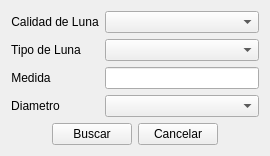
<?xml version="1.0" encoding="UTF-8"?>
<ui version="4.0">
 <class>ui_producto_datos</class>
 <widget class="QWidget" name="ui_producto_datos">
  <property name="geometry">
   <rect>
    <x>0</x>
    <y>0</y>
    <width>270</width>
    <height>151</height>
   </rect>
  </property>
  <property name="windowTitle">
   <string>Form</string>
  </property>
  <layout class="QGridLayout" name="gridLayout">
   <item row="0" column="0">
    <layout class="QVBoxLayout" name="verticalLayout">
     <item>
      <layout class="QFormLayout" name="formLayout">
       <item row="0" column="0">
        <widget class="QLabel" name="label_2">
         <property name="text">
          <string>Calidad de Luna</string>
         </property>
         <property name="alignment">
          <set>Qt::AlignCenter</set>
         </property>
        </widget>
       </item>
       <item row="0" column="1">
        <widget class="MyComboBox" name="calidad_luna"/>
       </item>
       <item row="1" column="0">
        <widget class="QLabel" name="label">
         <property name="text">
          <string>Tipo de Luna</string>
         </property>
         <property name="alignment">
          <set>Qt::AlignCenter</set>
         </property>
        </widget>
       </item>
       <item row="1" column="1">
        <widget class="MyComboBox" name="tipo_luna"/>
       </item>
       <item row="2" column="0">
        <widget class="QLabel" name="label_3">
         <property name="text">
          <string>Medida</string>
         </property>
         <property name="alignment">
          <set>Qt::AlignCenter</set>
         </property>
        </widget>
       </item>
       <item row="2" column="1">
        <widget class="QLineEdit" name="medida"/>
       </item>
       <item row="3" column="0">
        <widget class="QLabel" name="label_4">
         <property name="text">
          <string>Diametro</string>
         </property>
         <property name="alignment">
          <set>Qt::AlignCenter</set>
         </property>
        </widget>
       </item>
       <item row="3" column="1">
        <widget class="MyComboBox" name="diametro_c"/>
       </item>
      </layout>
     </item>
     <item>
      <layout class="QHBoxLayout" name="horizontalLayout">
       <item>
        <spacer name="horizontalSpacer">
         <property name="orientation">
          <enum>Qt::Horizontal</enum>
         </property>
         <property name="sizeHint" stdset="0">
          <size>
           <width>40</width>
           <height>20</height>
          </size>
         </property>
        </spacer>
       </item>
       <item>
        <widget class="QPushButton" name="Buscar">
         <property name="text">
          <string>Buscar</string>
         </property>
        </widget>
       </item>
       <item>
        <widget class="QPushButton" name="Cancelar">
         <property name="text">
          <string>Cancelar</string>
         </property>
        </widget>
       </item>
       <item>
        <spacer name="horizontalSpacer_2">
         <property name="orientation">
          <enum>Qt::Horizontal</enum>
         </property>
         <property name="sizeHint" stdset="0">
          <size>
           <width>40</width>
           <height>20</height>
          </size>
         </property>
        </spacer>
       </item>
      </layout>
     </item>
    </layout>
   </item>
  </layout>
 </widget>
 <customwidgets>
  <customwidget>
   <class>MyComboBox</class>
   <extends>QComboBox</extends>
   <header location="global">mycombobox.h</header>
   <slots>
    <slot>Eliminar_Item()</slot>
   </slots>
  </customwidget>
 </customwidgets>
 <resources/>
 <connections/>
</ui>
